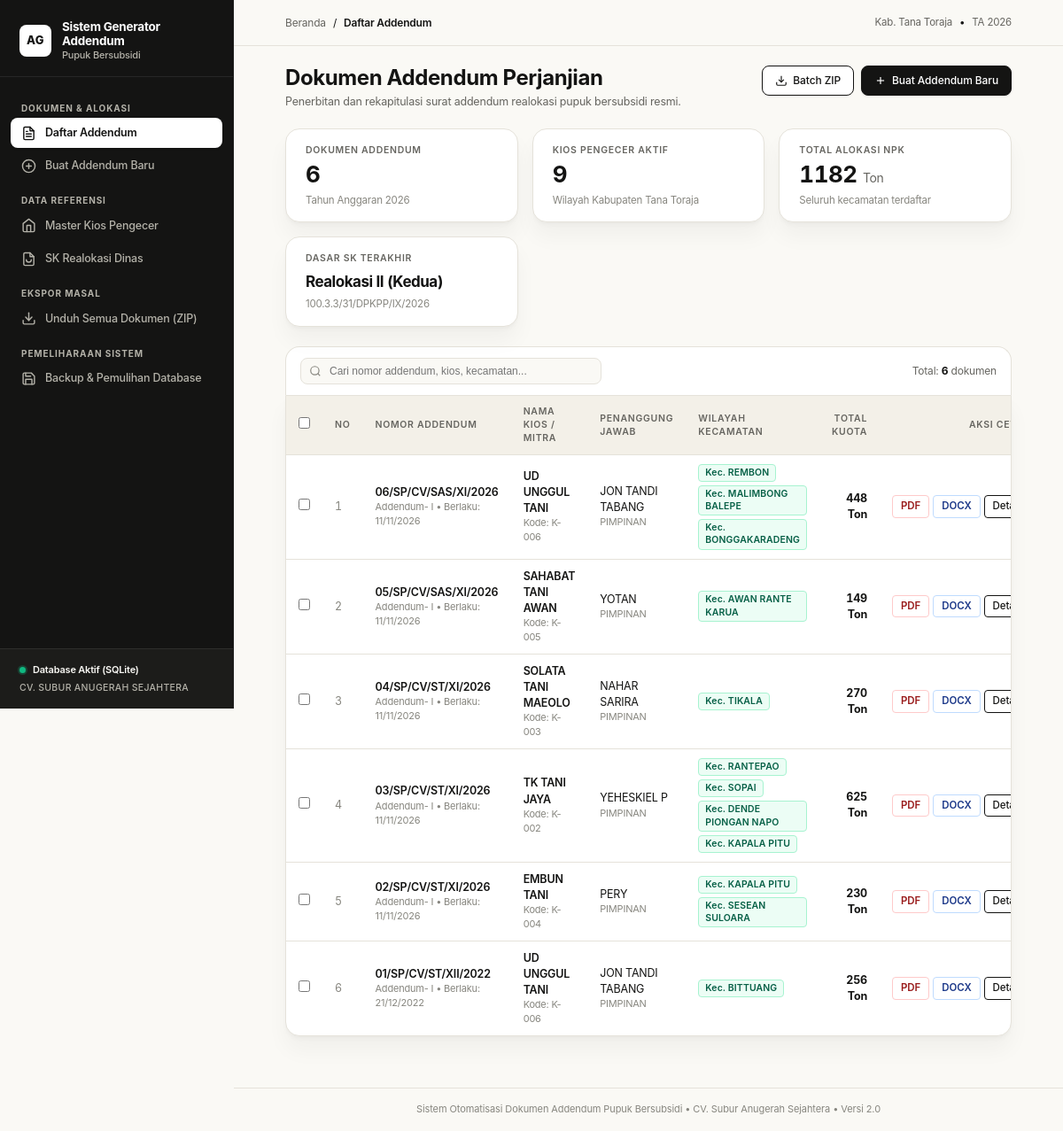
Before: / with the older database file.
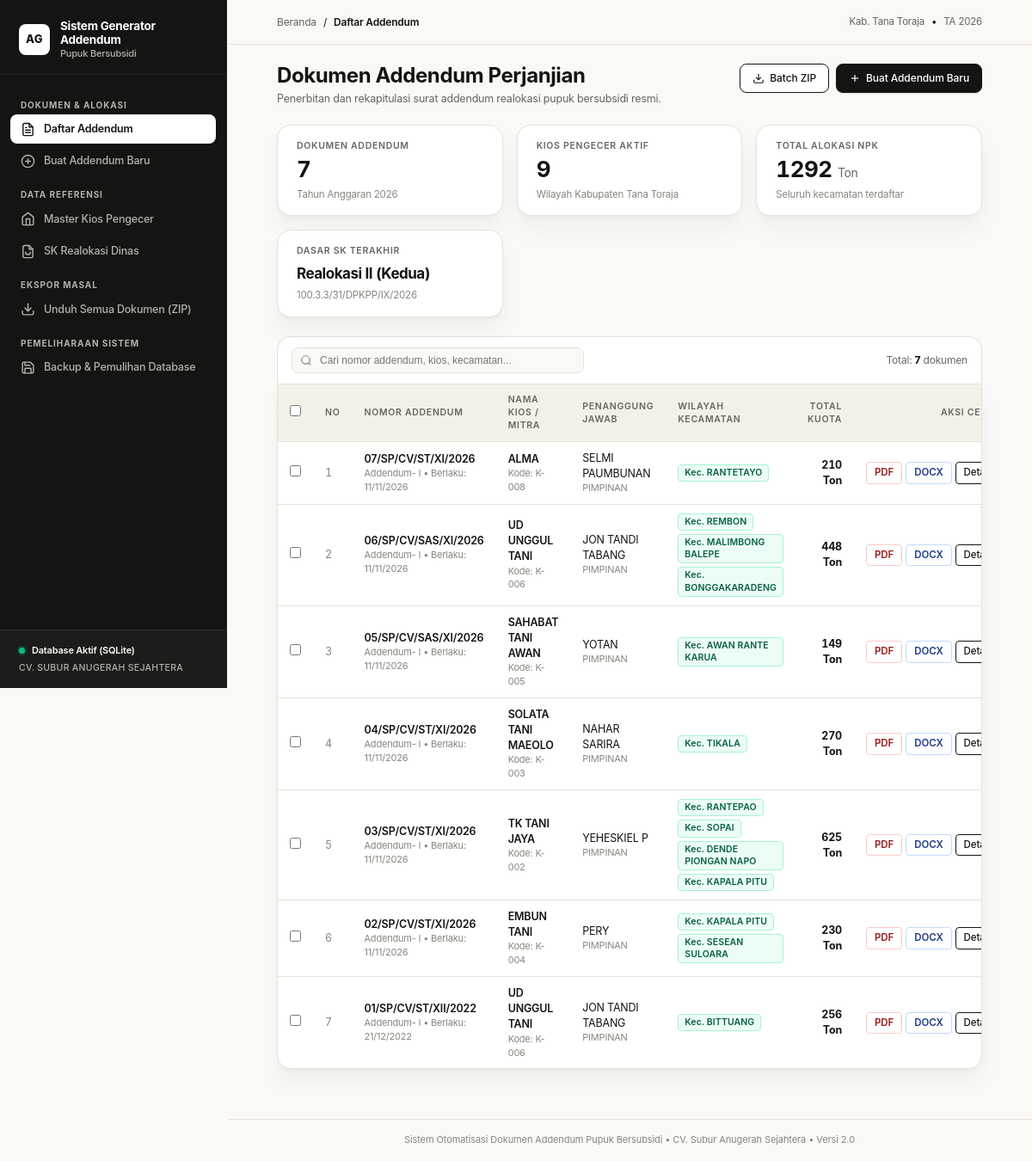
After: the same page with the newer database file.
### models.py (models this page shows)
class Addendum(Base):
    __tablename__ = "addendum"
    id = Column(Integer, primary_key=True, autoincrement=True)
    addendum_ke = Column(String(20), default="I")
    nomor_addendum = Column(String(150), nullable=False)
    nomor_lampiran_2 = Column(String(150), nullable=False)
    kota_ttd = Column(String(100), default="Kabupaten Tana Toraja")
    tanggal_ttd = Column(Date, nullable=False)
    tanggal_berlaku_efektif = Column(Date, nullable=False)
    tahun_anggaran = Column(Integer, default=2022)
    perjanjian_induk_id = Column(Integer, ForeignKey("perjanjian_induk.id"), nullable=False)
    sk_provinsi_id = Column(Integer, ForeignKey("sk_realokasi.id"), nullable=True)
    sk_kabupaten_id = Column(Integer, ForeignKey("sk_realokasi.id"), nullable=True)
    perjanjian_induk = relationship("PerjanjianInduk", back_populates="addendums")
    sk_provinsi = relationship("SKRealokasi", foreign_keys=[sk_provinsi_id])
    sk_kabupaten = relationship("SKRealokasi", foreign_keys=[sk_kabupaten_id])
    alokasi = relationship("DetailAlokasi", back_populates="addendum", cascade="all, delete-orphan")

class SKRealokasi(Base):
    __tablename__ = "sk_realokasi"
    id = Column(Integer, primary_key=True, autoincrement=True)
    tingkat = Column(String(50), nullable=False)
    nama_pejabat_dinas = Column(String(200), nullable=False)
    nama_daerah = Column(String(100), nullable=False)
    nomor_sk = Column(String(150), nullable=False)
    tanggal_sk = Column(Date, nullable=False)
    realokasi_ke = Column(String(50), nullable=False)
    tahun_anggaran = Column(Integer, nullable=False)

class Kios(Base):
    __tablename__ = "kios"
    id = Column(Integer, primary_key=True, autoincrement=True)
    nama_kios = Column(String(150), nullable=False)
    nama_pemilik = Column(String(100), nullable=False)
    jabatan = Column(String(100), default="PIMPINAN")
    alamat = Column(String(255), nullable=False)
    kecamatan = Column(String(255), nullable=False)
    kabupaten = Column(String(100), default="Tana Toraja")
    kode_kios = Column(String(50), nullable=True)
    nomor_spjb = Column(String(150), nullable=True) # Nomor Surat Perjanjian Jual Beli Pokok (misal: 01/SP/CV.ST/I/2022)
    perjanjian_induk = relationship("PerjanjianInduk", back_populates="kios", cascade="all, delete-orphan")

### app.py (the view)
@app.route("/")
def index():
    db = get_db()
    addendums = (
        db.query(Addendum)
        .options(
            joinedload(Addendum.perjanjian_induk).joinedload(PerjanjianInduk.kios),
            joinedload(Addendum.perjanjian_induk).joinedload(PerjanjianInduk.distributor)
        )
        .order_by(Addendum.id.desc())
        .all()
    )
    for a in addendums:
        total = db.query(func.sum(DetailAlokasi.kuota)).filter(DetailAlokasi.addendum_id == a.id).scalar() or 0.0
        a.total_kuota = int(total) if total.is_integer() else total
        kec_records = db.query(DetailAlokasi.kecamatan).filter(DetailAlokasi.addendum_id == a.id).distinct().all()
        a.daftar_kec = [k[0] for k in kec_records if k[0]]
    total_addendum = len(addendums)
    total_kios = db.query(Kios).count()
    pupuk_npk = db.query(JenisPupuk).filter(JenisPupuk.kode == "NPK").first()
    total_npk = 0.0
    if pupuk_npk:
        total_npk = db.query(func.sum(DetailAlokasi.kuota)).filter(DetailAlokasi.jenis_pupuk_id == pupuk_npk.id).scalar() or 0.0
        total_npk = int(total_npk) if total_npk.is_integer() else total_npk
    sk_terakhir = db.query(SKRealokasi).order_by(SKRealokasi.id.desc()).first()
    tahun_anggaran = addendums[0].tahun_anggaran if addendums else 2022
    return render_template(
        "index.html",
        addendums=addendums,
        total_addendum=total_addendum,
        total_kios=total_kios,
        total_npk=total_npk,
        sk_terakhir=sk_terakhir,
        tahun_anggaran=tahun_anggaran
    )

### app.py (called while the page is built)
def get_db():
    if "db" not in g:
        g.db = SessionLocal()
    return g.db

@app.teardown_appcontext
def teardown_db(exception=None):
    db = g.pop("db", None)
    if db is not None:
        db.close()

### templates/index.html (shortened to what this page needs)
{% extends "base.html" %}
{% block breadcrumb %}Daftar Addendum{% endblock %}
{% block content %}
<div class="page-title-group">
  <div>
    <h1 class="page-headline">Dokumen Addendum Perjanjian</h1>
    <p class="page-subheadline">Penerbitan dan rekapitulasi surat addendum realokasi pupuk bersubsidi resmi.</p>
  </div>
  <div class="page-action-buttons">
    <a href="{{ url_for('batch_zip') }}" class="btn btn-secondary">
      <svg width="14" height="14" viewBox="0 0 24 24" fill="none" stroke="currentColor" stroke-width="2"><path d="M21 15v4a2 2 0 0 1-2 2H5a2 2 0 0 1-2-2v-4"></path><polyline points="7 10 12 15 17 10"></polyline><line x1="12" y1="15" x2="12" y2="3"></line></svg>
      Batch ZIP
    </a>
    <a href="{{ url_for('create_addendum') }}" class="btn btn-primary">
      <svg width="14" height="14" viewBox="0 0 24 24" fill="none" stroke="currentColor" stroke-width="2"><line x1="12" y1="5" x2="12" y2="19"></line><line x1="5" y1="12" x2="19" y2="12"></line></svg>
      Buat Addendum Baru
    </a>
  </div>
</div>
<div class="kpi-grid">
  <div class="kpi-card">
    <div class="kpi-caption">Dokumen Addendum</div>
    <div class="kpi-number">{{ total_addendum }}</div>
    <div class="kpi-hint">Tahun Anggaran {{ tahun_anggaran }}</div>
  </div>
  <div class="kpi-card">
    <div class="kpi-caption">Kios Pengecer Aktif</div>
    <div class="kpi-number">{{ total_kios }}</div>
    <div class="kpi-hint">Wilayah Kabupaten Tana Toraja</div>
  </div>
  <div class="kpi-card">
    <div class="kpi-caption">Total Alokasi NPK</div>
    <div class="kpi-number">{{ total_npk }} <span style="font-size: 14px; font-weight: normal; color: var(--text-secondary);">Ton</span></div>
    <div class="kpi-hint">Seluruh kecamatan terdaftar</div>
  </div>
  <div class="kpi-card">
    <div class="kpi-caption">Dasar SK Terakhir</div>
    <div class="kpi-number" style="font-size: 17px; line-height: 1.35; padding-top: 4px;">
      {{ sk_terakhir.realokasi_ke if sk_terakhir else '-' }}
    </div>
    <div class="kpi-hint">{{ sk_terakhir.nomor_sk if sk_terakhir else 'Belum ada SK' }}</div>
  </div>
</div>
<div class="table-filter-bar">
  <div class="search-input-box">
    <input type="text" id="searchInput" placeholder="Cari nomor addendum, kios, kecamatan..." onkeyup="filterTable()">
  </div>
  <div style="display: flex; align-items: center; gap: 12px;">
    <div style="font-size: 12px; color: var(--text-secondary);">
      Total: <b style="color: var(--text-primary);">{{ addendums|length }}</b> dokumen
    </div>
  </div>
</div>
<form id="batchDeleteForm" method="POST" action="{{ url_for('batch_delete_addendum') }}" style="margin: 0;">
  <div class="table-wrapper with-filter">
    <table class="data-table" id="addendumTable">
      <thead>
        <tr>
          <th style="width: 36px; text-align: center;">
            <input type="checkbox" id="selectAllCheckbox" onchange="toggleSelectAll(this)" title="Pilih Semua">
          </th>
          <th style="width: 40px;">NO</th>
          <th>NOMOR ADDENDUM</th>
          <th>NAMA KIOS / MITRA</th>
          <th>PENANGGUNG JAWAB</th>
          <th>WILAYAH KECAMATAN</th>
          <th style="text-align: right;">TOTAL KUOTA</th>
          <th style="text-align: right; width: 220px;">AKSI CETAK / KELOLA</th>
        </tr>
      </thead>
      <tbody>
        {% for item in addendums %}
        <tr>
          <td style="text-align: center;">
            <input type="checkbox" name="selected_addendums" value="{{ item.id }}" class="row-checkbox" onchange="updateBatchDeleteBtn()">
          </td>
          <td style="color: var(--text-muted); font-variant-numeric: tabular-nums;">{{ loop.index }}</td>
          <td>
            <a href="{{ url_for('addendum_detail', addendum_id=item.id) }}" style="font-weight: 600; color: var(--primary); text-decoration: none;">
              {{ item.nomor_addendum }}
            </a>
            <div style="font-size: 11px; color: var(--text-muted);">Addendum- {{ item.addendum_ke }} &bull; Berlaku: {{ item.tanggal_berlaku_efektif.strftime('%d/%m/%Y') }}</div>
          </td>
          <td>
            <div style="font-weight: 600; color: var(--text-primary);">{{ item.perjanjian_induk.kios.nama_kios }}</div>
            <div style="font-size: 11px; color: var(--text-muted);">Kode: {{ item.perjanjian_induk.kios.kode_kios or '-' }}</div>
          </td>
          <td>
            <div>{{ item.perjanjian_induk.kios.nama_pemilik }}</div>
            <div style="font-size: 11px; color: var(--text-muted);">{{ item.perjanjian_induk.kios.jabatan }}</div>
          </td>
          <td>
            {% if item.daftar_kec %}
              <div style="display: flex; flex-wrap: wrap; gap: 4px;">
                {% for kec in item.daftar_kec %}
                  <span class="badge badge-green">Kec. {{ kec }}</span>
                {% endfor %}
              </div>
            {% else %}
              <span class="badge badge-green">Kec. {{ item.perjanjian_induk.kios.kecamatan }}</span>
            {% endif %}
          </td>
          <td style="text-align: right;">
            <span style="font-weight: 700; color: var(--text-primary); font-variant-numeric: tabular-nums;">
              {{ item.total_kuota }} Ton
            </span>
          </td>
          <td style="text-align: right;">
            <div style="display: inline-flex; gap: 4px; align-items: center; justify-content: flex-end;">
              <a href="{{ url_for('download_pdf', addendum_id=item.id) }}" class="btn btn-pdf btn-sm" title="Unduh PDF Resmi">
                PDF
              </a>
              <a href="{{ url_for('download_docx', addendum_id=item.id) }}" class="btn btn-docx btn-sm" title="Unduh Word (.docx)">
                DOCX
              </a>
              <a href="{{ url_for('addendum_detail', addendum_id=item.id) }}" class="btn btn-secondary btn-sm" title="Buka Detail & Edit Kuota">
                Detail
              </a>
            </div>
          </td>
        </tr>
        {% endfor %}
      </tbody>
    </table>
  </div>
</form>
{% endblock %}

### templates/base.html (shortened to what this page needs)
<!DOCTYPE html>
<html lang="id">
<head>
  <link rel="stylesheet" href="{{ url_for('static', filename='style.css') }}">
</head>
<body>
  <div class="app-shell">
    <aside class="app-sidebar">
      <div class="sidebar-brand-box">
        <div class="brand-icon-wrapper">AG</div>
        <div class="brand-titles">
          <div class="brand-main-title">Sistem Generator Addendum</div>
          <div class="brand-sub-title">Pupuk Bersubsidi</div>
        </div>
      </div>
      <nav class="sidebar-menu">
        <div class="menu-group-label">Dokumen & Alokasi</div>
        <a href="{{ url_for('index') }}" class="sidebar-nav-item {% if request.endpoint == 'index' %}active{% endif %}">
          <span>Daftar Addendum</span>
        </a>
        <a href="{{ url_for('create_addendum') }}" class="sidebar-nav-item {% if request.endpoint == 'create_addendum' %}active{% endif %}">
          <svg width="17" height="17" viewBox="0 0 24 24" fill="none" stroke="currentColor" stroke-width="2" stroke-linecap="round" stroke-linejoin="round">
            <circle cx="12" cy="12" r="10"></circle>
            <line x1="12" y1="8" x2="12" y2="16"></line>
            <line x1="8" y1="12" x2="16" y2="12"></line>
          </svg>
          <span>Buat Addendum Baru</span>
        </a>
        <div class="menu-group-label">Data Referensi</div>
        <a href="{{ url_for('kios_list') }}" class="sidebar-nav-item {% if request.endpoint == 'kios_list' %}active{% endif %}">
          <svg width="17" height="17" viewBox="0 0 24 24" fill="none" stroke="currentColor" stroke-width="2" stroke-linecap="round" stroke-linejoin="round">
            <path d="M3 9l9-7 9 7v11a2 2 0 0 1-2 2H5a2 2 0 0 1-2-2z"></path>
            <polyline points="9 22 9 12 15 12 15 22"></polyline>
          </svg>
          <span>Master Kios Pengecer</span>
        </a>
        <a href="{{ url_for('sk_list') }}" class="sidebar-nav-item {% if request.endpoint == 'sk_list' %}active{% endif %}">
          <svg width="17" height="17" viewBox="0 0 24 24" fill="none" stroke="currentColor" stroke-width="2" stroke-linecap="round" stroke-linejoin="round">
            <path d="M14 2H6a2 2 0 0 0-2 2v16a2 2 0 0 0 2 2h12a2 2 0 0 0 2-2V8z"></path>
            <polyline points="14 2 14 8 20 8"></polyline>
            <path d="M16 13a4 4 0 0 1-8 0"></path>
          </svg>
          <span>SK Realokasi Dinas</span>
        </a>
        <div class="menu-group-label">Ekspor Masal</div>
        <a href="{{ url_for('batch_zip') }}" class="sidebar-nav-item">
          <svg width="17" height="17" viewBox="0 0 24 24" fill="none" stroke="currentColor" stroke-width="2" stroke-linecap="round" stroke-linejoin="round">
            <path d="M21 15v4a2 2 0 0 1-2 2H5a2 2 0 0 1-2-2v-4"></path>
            <polyline points="7 10 12 15 17 10"></polyline>
            <line x1="12" y1="15" x2="12" y2="3"></line>
          </svg>
          <span>Unduh Semua Dokumen (ZIP)</span>
        </a>
        <div class="menu-group-label">Pemeliharaan Sistem</div>
        <a href="{{ url_for('backup_view') }}" class="sidebar-nav-item {% if request.endpoint == 'backup_view' %}active{% endif %}">
          <span>Backup & Pemulihan Database</span>
        </a>
      </nav>
      <div class="sidebar-user-box">
        <div class="system-status-indicator">
          <span class="pulse-dot"></span>
          <span>Database Aktif (SQLite)</span>
        </div>
        <div class="company-badge-name">
          CV. SUBUR ANUGERAH SEJAHTERA
        </div>
      </div>
    </aside>
    <div class="main-workspace">
      <header class="top-action-bar">
        <div class="breadcrumbs">
          <a href="{{ url_for('index') }}">Beranda</a>
          <span class="breadcrumbs-sep">/</span>
          <span class="breadcrumbs-current">{% block breadcrumb %}Daftar Addendum{% endblock %}</span>
        </div>
        <div style="font-size: 11.5px; color: var(--text-secondary); display: flex; align-items: center; gap: 8px;">
          <span>Kab. Tana Toraja</span>
          <span style="color: var(--border-strong);">&bull;</span>
          <span>TA {{ tahun_anggaran or 2022 }}</span>
        </div>
      </header>
      <main class="content-body">
        {% block content %}{% endblock %}
      </main>
      <footer class="app-footer">
        Sistem Otomatisasi Dokumen Addendum Pupuk Bersubsidi &bull; CV. Subur Anugerah Sejahtera &bull; Versi 2.0
      </footer>
    </div>
  </div>
</body>
</html>

Changed rows visible on the page:
added Addendum: tahun_anggaran "2026", nomor_addendum "07/SP/CV/ST/XI/2026", addendum_ke "I", tanggal_berlaku_efektif "11/11/2026", perjanjian_induk.kios.nama_kios "ALMA", perjanjian_induk.kios "K-008", perjanjian_induk.kios.nama_pemilik "SELMI PAUMBUNAN", perjanjian_induk.kios.jabatan "PIMPINAN", daftar_kec "RANTETAYO", total_kuota "210"
Other visible differences:
{{ total_addendum }}: "6" → "7"
{{ total_npk }}: "1182" → "1292"
{{ addendums|length }}: "6" → "7"
